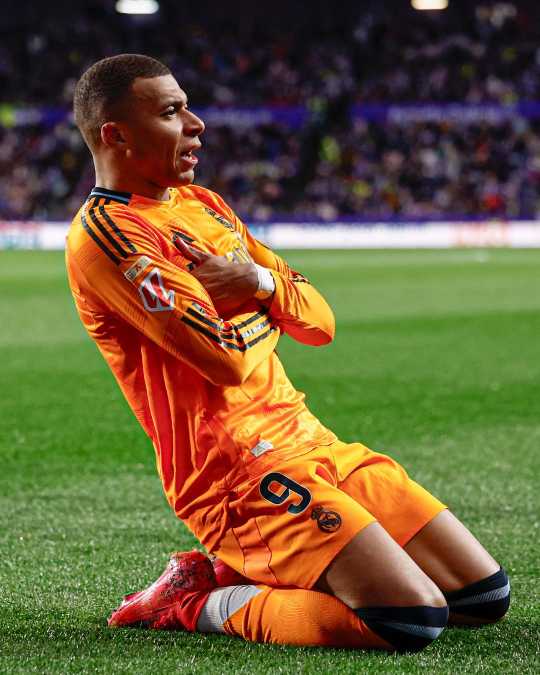
#> input picture backend/uploads/IMG-20250125-WA0022.jpg, 1080 x 1350 px (shown at 1/2 size)
$ python -i color_detect.py   (imports and definitions only)
#> lines starting #> are read from the running program, lines starting #| are printed output that depends on the picture; after the words box and inside, x2 and y2 are one past the last pixel; in counts of white or black regions, pixels touching at a corner belong together
import cv2
import numpy as np
from sklearn.cluster import KMeans

def detect_dominant_colors(image_path, output_path, n_colors=3):
#> called with image_path = 'uploads/IMG-20250125-WA0022.jpg', output_path = 'out.png', n_colors = 3
    image = cv2.imread(image_path)
#> image is the input picture: shape (1350, 1080, 3); mean B, G, R 55.5, 91.1, 107.5
    if image is None:
        raise Exception("Invalid image")

    image = cv2.resize(image, (400, 400))
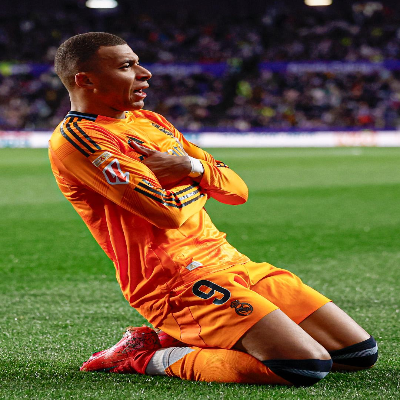
#> image: shape (400, 400, 3); mean B, G, R 55.4, 91, 107.4
    img_rgb = cv2.cvtColor(image, cv2.COLOR_BGR2RGB)
    img_data = img_rgb.reshape((-1, 3))

    kmeans = KMeans(n_clusters=n_colors, random_state=42)
    kmeans.fit(img_data)

    dominant_colors = [center.astype(int).tolist() for center in kmeans.cluster_centers_]

    mask = np.zeros(img_rgb.shape[:2], dtype=np.uint8)
    for color in dominant_colors:
        lower = np.clip(np.array(color) - 40, 0, 255)
        upper = np.clip(np.array(color) + 40, 0, 255)
        mask |= cv2.inRange(img_rgb, lower, upper)
#> this loop made 3 passes
#> pass 1, in detect_dominant_colors, `mask |= cv2.inRange(img_rgb, lower, upper)`:
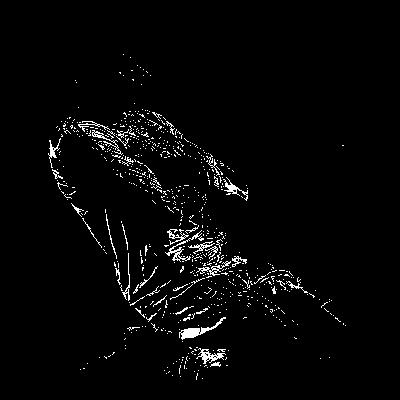
#> mask: shape (400, 400); 2.7% white in thin lines or dots, all inside (x1, y1, x2, y2) = (48, 54, 346, 380)
#> pass 2, in detect_dominant_colors, `mask |= cv2.inRange(img_rgb, lower, upper)`:
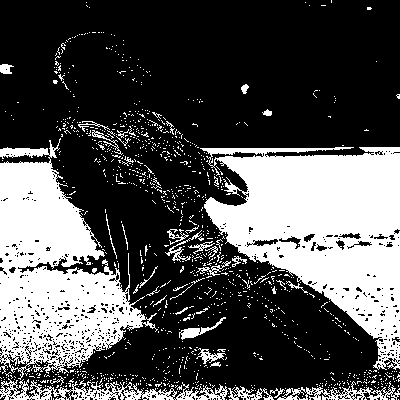
#> mask: shape (400, 400); 31.9% white; 1124 white regions (1081 under 20 px), largest, box (x1, y1, x2, y2) and area: (200, 147, 400, 370) 24271, (0, 138, 158, 380) 18705, (0, 378, 228, 400) 2023
#> pass 3, in detect_dominant_colors, `mask |= cv2.inRange(img_rgb, lower, upper)`:
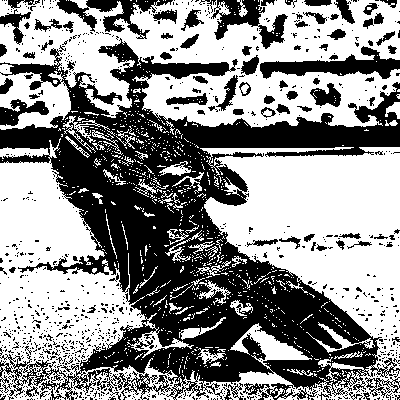
#> mask: shape (400, 400); 55.9% white; 911 black regions (824 under 20 px)

    contours, _ = cv2.findContours(mask, cv2.RETR_EXTERNAL, cv2.CHAIN_APPROX_SIMPLE)
#> contours = 845 contours, 814 with area under 20; largest, box (x1, y1, x2, y2) and area: (0, 138, 400, 400) 55346, (0, 0, 400, 128) 32726, (0, 64, 71, 130) 2424, (306, 322, 375, 353) 288, (63, 116, 110, 153) 208
    output = image.copy()
    cv2.drawContours(output, contours, -1, (0, 255, 0), 2)
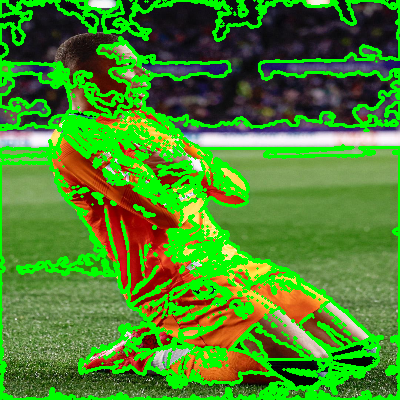
#> output: shape (400, 400, 3); mean B, G, R 42.2, 135.7, 75
    cv2.imwrite(output_path, output)

    return dominant_colors

>>> result = detect_dominant_colors('uploads/IMG-20250125-WA0022.jpg', 'out.png')
